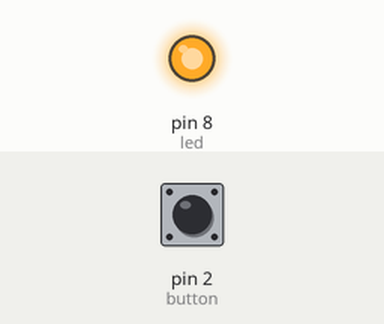
This sketch was run on a simulated Arduino Uno, built with avr-gcc and run on an emulated ATmega328P. On the bench: output pins drawn as LEDs (lit = HIGH). Inputs (shaded band) come from the test bench; at power-on: pin 2 (button) HIGH.

Above: at 1.2 s.
1.3 s: pin 2 (button) pulled LOW for 0.15 s
At 1.37 s:
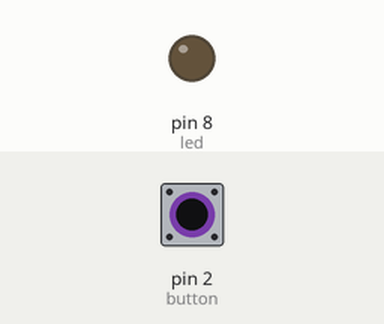
2.9 s: pin 2 (button) pulled LOW for 3.2 s
At 6.5 s:
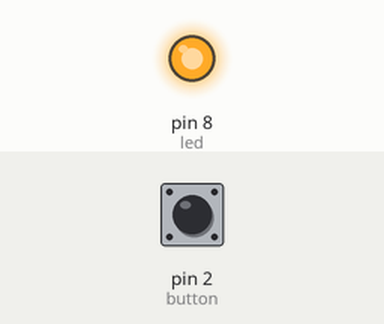
Timing chart, 0 to 8.0 s (numbered marks = the images above; inputs shaded):
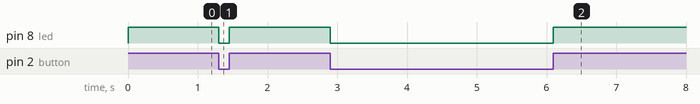

The sketch:

Sketch.ino
```cpp
const int button=2, led=8;
void setup(){ pinMode(button,INPUT_PULLUP); pinMode(led,OUTPUT); }
void loop(){
 if(digitalRead(button)==lowByte(LOW)) digitalWrite(led,LOW);
 else digitalWrite(led,HIGH);
}
```

Measured:
- after the input at 1.3 s, pin 8 (led): HIGH → LOW at once, → HIGH 0.15 s later
- after the input at 2.9 s, pin 8 (led): HIGH → LOW at once, → HIGH 3.2 s later
